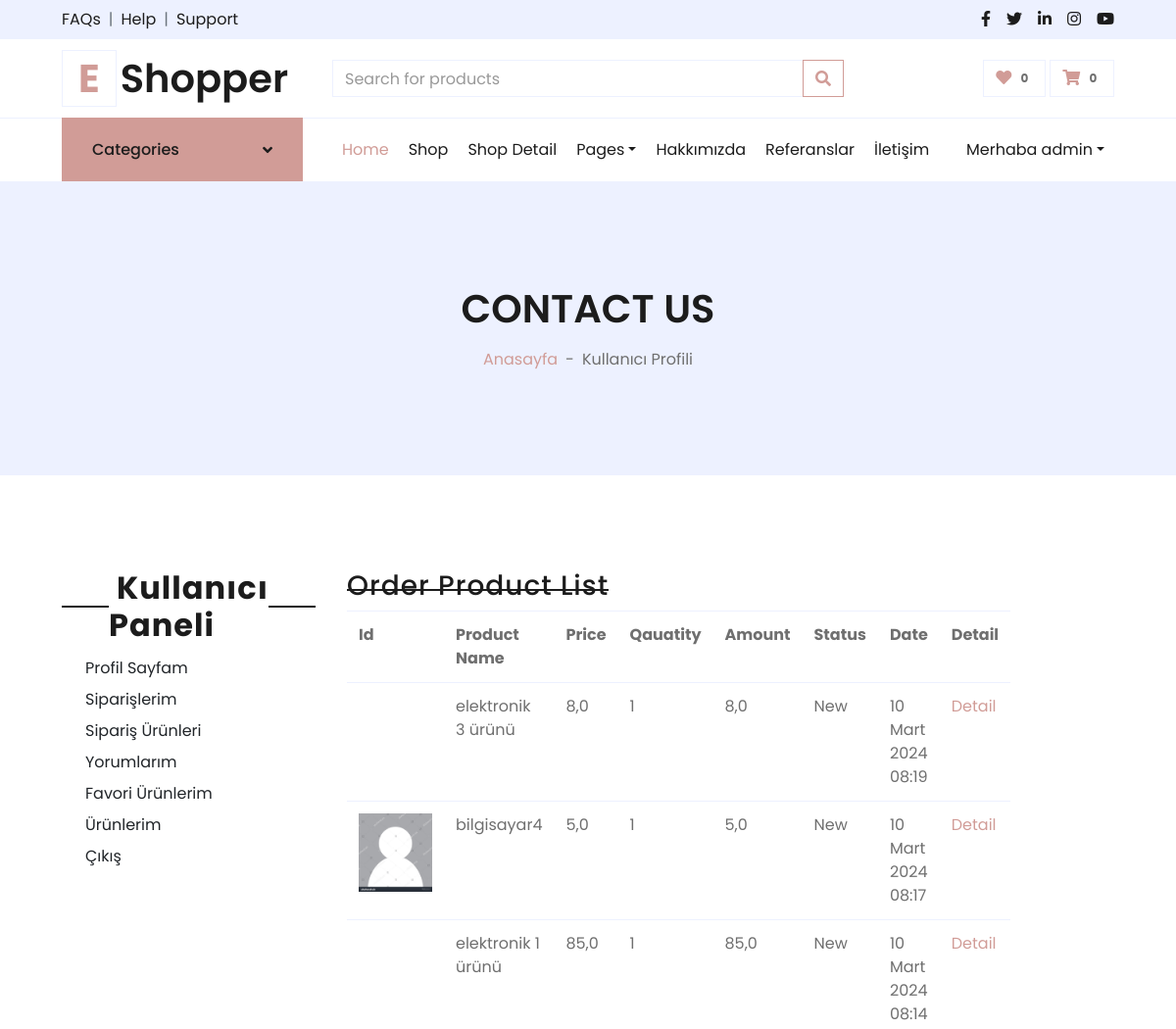
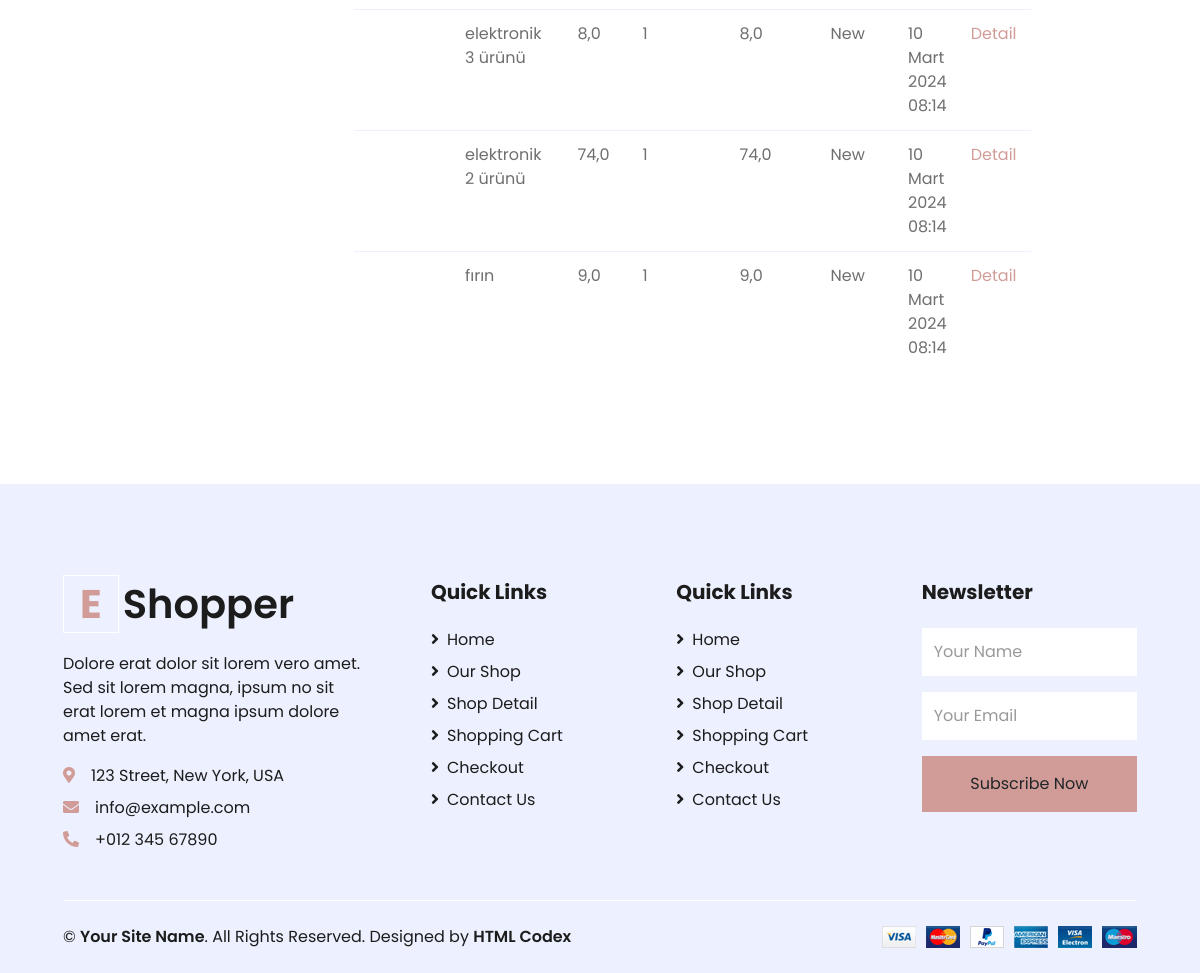
Page /user/myorders_products/ (signed in) on the committed database (2 pictures, top to bottom).
### order/models.py (models this page shows, shortened)
class OrderProduct(models.Model):
    STATUS = (
        ('New', 'New'),
        ('Accepted', 'Accepted'),
        ('Canceled', 'Canceled'),
    )
    order = models.ForeignKey(Order, on_delete=models.CASCADE)
    user = models.ForeignKey(User, on_delete=models.CASCADE)
    product = models.ForeignKey(Product, on_delete=models.CASCADE)
    quantity = models.IntegerField()
    price = models.FloatField()
    amount = models.FloatField()
    status = models.CharField(max_length=10, choices=STATUS, default='New')
    create_at = models.DateTimeField(auto_now_add=True)
    update_at = models.DateTimeField(auto_now=True)

### product/models.py (models this page shows, shortened)
class Product(models.Model):
    STATUS = (
        ('True', 'Evet'),
        ('False', 'Hayir'),
    )
    category = models.ForeignKey(Category, on_delete=models.CASCADE)  # manytoonerelationwithCategory
    title = models.CharField(max_length=150)
    keywords = models.CharField(blank=True, max_length=255)
    description = models.TextField(blank=True, max_length=255)
    image = models.ImageField(blank=True, upload_to='images/', default="images/default.jpg")
    price = models.FloatField()
    amount = models.IntegerField(default=0)
    detail = RichTextUploadingField()
    status = models.CharField(max_length=10, choices=STATUS, default='False')
    create_at = models.DateTimeField(auto_now_add=True)
    update_at = models.DateTimeField(auto_now=True)
    slug = AutoSlugField(populate_from='title',
                         unique_with=['category__title'],)
    user = models.ForeignKey(User, on_delete=models.CASCADE)
    reviewsCount = models.IntegerField(default=0)
    def image_tag(self):
        return mark_safe('<img src="{}" height="50"/>'.format(self.image.url))
    image_tag.short_description = 'Image'

### user/views.py (the view)
# urls.py: path('myorders_products/', views.user_order_product, name='user_order_product'),
@login_required(login_url='/login')  # Check login
def user_order_product(request):
    current_user = request.user
    order_product = OrderProduct.objects.filter(user_id=current_user.id).order_by('-id')
    context = {'order_product': order_product}
    return render(request, 'user_order_products.html', context)

### home/context_processors.py (called while the page is built)
def setting(request):
    setting = Setting.objects.get(pk=1)
    if setting:
        return {'setting': setting}

### product/context_processors.py (called while the page is built)
def category(request):
    category = Category.objects.all()
    if category:
        return {'category': category}

### user/templates/user_order_products.html (shortened to what this page needs)
{% extends 'homebase.html' %}
{% block sidebar %} {% include 'sidebar.html' %}  {% endblock %}
{% block body %}
    <div class="container-fluid bg-secondary mb-5">
        <div class="d-flex flex-column align-items-center justify-content-center" style="min-height: 300px">
            <h1 class="font-weight-semi-bold text-uppercase mb-3">Contact Us</h1>
            <div class="d-inline-flex">
                <p class="m-0"><a href="/">Anasayfa</a></p>
                <p class="m-0 px-2">-</p>
                <p class="m-0">Kullanıcı Profili</p>
            </div>
        </div>
    </div>
    <div class="container-fluid pt-5">
        <div class="row px-xl-5">
            {% include 'user_panel.html' %}
                       <div class="col-lg-9 table-responsive mb-5">
 <div class="col-md-10">
                    <div class="order-summary clearfix">
                        <div class="section-title">
                            <h3 class="title">Order Product List</h3>
                        </div>
                        <table class="shopping-cart-table table">
                            <tr>
                                <th class="text-left">Id </th>
                                <th class="text-left">Product Name </th>
                                <th class="text-left">Price </th>
                                <th class="text-left">Qauatity </th>
                                <th class="text-left">Amount </th>
                                <th class="text-left">Status </th>
                                <th class="text-left">Date </th>
                                <th class="text-left">Detail </th>
                            </tr>
                            {% for rs in order_product %}
                                <tr>
                                    <td class="text-left">
                                        <a href="/product/{{ rs.product_id }}/{{ rs.product.slug }}">
                                            {% if rs.variant.image_id > 0 %}
                                                <img src="{{rs.variant.image }}" alt="" style="height: 80px">
                                            {% else %}
                                                <img src="{{rs.product.image.url}}" alt="" style="height: 80px">
                                            {% endif %}
                                        </a>
                                    </td>
                                    <td>{{ rs.product.title}} {{ rs.variant.size }}   {{ rs.variant.color }}</td>
                                    <td class="text-left">{{ rs.price}} </td>
                                    <td class="text-left">{{ rs.quantity}} </td>
                                    <td class="text-left">{{ rs.amount}} </td>
                                    <td class="text-left">{{ rs.status}} </td>
                                    <td class="text-left">{{ rs.create_at}} </td>
                                    <td class="text-left"><a class="primary-btn" href="/user/order_product_detail/{{ rs.id }}/{{ rs.order.id}}"> Detail </a></td>
                                </tr>
                            {% endfor %}
                        </table>
                    </div>
                </div>
            </div>
        </div>
    </div>
 {% endblock %}

### home/templates/sidebar.html (shortened to what this page needs)
 {% load static %}
 {% if page == 'home' %}
    <div class="container-fluid mb-5">
        {% else %}
        <div class="container-fluid">
            {% endif %}
        <div class="row border-top px-xl-5">
            <div class="col-lg-3 d-none d-lg-block">
                <a class="btn shadow-none d-flex align-items-center justify-content-between bg-primary text-white w-100" data-toggle="collapse" href="#navbar-vertical" style="height: 65px; margin-top: -1px; padding: 0 30px;">
                    <h6 class="m-0">Categories</h6>
                    <i class="fa fa-angle-down text-dark"></i>
                </a>
                     {% load mptt_tags %}
            </div>
            <div class="col-lg-9">
                <nav class="navbar navbar-expand-lg bg-light navbar-light py-3 py-lg-0 px-0">
                    <div class="collapse navbar-collapse justify-content-between" id="navbarCollapse">
                        <div class="navbar-nav mr-auto py-0">
                            <a href="/" class="nav-item nav-link active">Home</a>
                            <a href="shop.html" class="nav-item nav-link">Shop</a>
                            <a href="detail.html" class="nav-item nav-link">Shop Detail</a>
                            <div class="nav-item dropdown">
                                <a href="#" class="nav-link dropdown-toggle" data-toggle="dropdown">Pages</a>
                            </div>
                            <a href="{% url 'hakkimizda' %}" class="nav-item nav-link">Hakkımızda</a>
                            <a href="/referanslar" class="nav-item nav-link">Referanslar</a>
                            <a href="/iletisim" class="nav-item nav-link">İletişim</a>
                        </div>
                        <div class="navbar-nav ml-auto py-0">
                            {% if user.id is not None %}
                              <div class="nav-item dropdown">
                                <a href="#" class="nav-link dropdown-toggle" data-toggle="dropdown">Merhaba {{ user.username }}</a>
                            </div>
                                {% else %}
                            <a href="/user/login" class="nav-item nav-link">Login</a>
                            <a href="/user/register" class="nav-item nav-link">Register</a>
                            {% endif %}
                        </div>
                    </div>
                </nav>
            </div>
        </div>
    </div>

### rows in the picture
OrderProduct: product "elektronik 3 ürünü", price "8,0", quantity "1", amount "8,0", status "New", create_at "10 Mart 2024 08:19"
OrderProduct: product.image (placeholder picture), product "bilgisayar4", price "5,0", quantity "1", amount "5,0", status "New", create_at "10 Mart 2024 08:17"
OrderProduct: product "elektronik 1 ürünü", price "85,0", quantity "1", amount "85,0", status "New", create_at "10 Mart 2024 08:14"
OrderProduct: product "elektronik 3 ürünü", price "8,0", quantity "1", amount "8,0", status "New", create_at "10 Mart 2024 08:14"
OrderProduct: product "elektronik 2 ürünü", price "74,0", quantity "1", amount "74,0", status "New", create_at "10 Mart 2024 08:14"
OrderProduct: product "fırın", price "9,0", quantity "1", amount "9,0", status "New", create_at "10 Mart 2024 08:14"

### other values in the picture
{{ user.username }} "admin"
